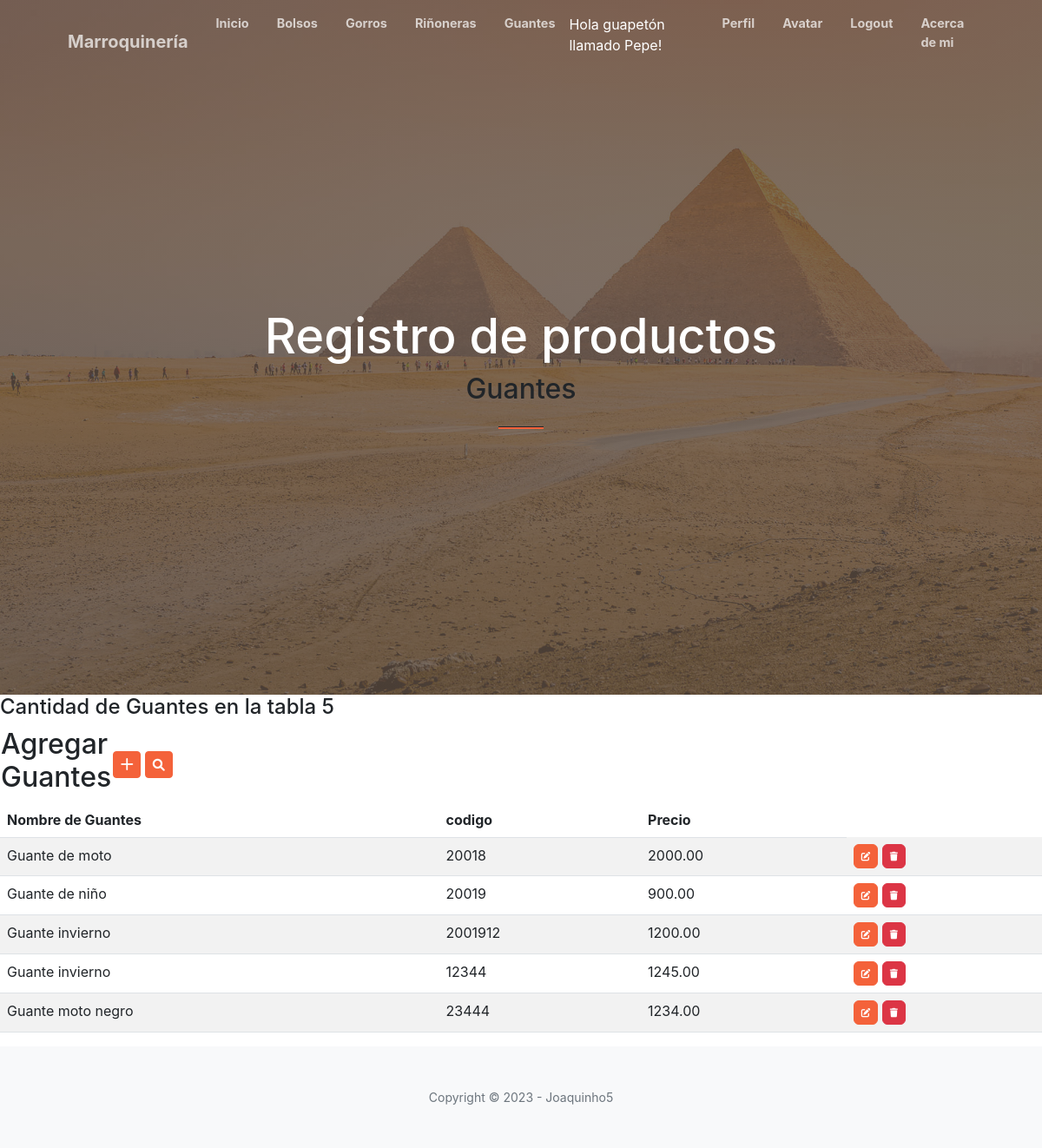
The app's page /guantes/ (signed in) with its own data.
### aplicacion/models.py (models this page shows, shortened)
class Guante(models.Model):
    nombre = models.CharField(max_length=200)
    codigo = models.CharField(max_length=200)
    precio = models.DecimalField(max_digits=10, decimal_places=2)

### aplicacion/views.py (the view)
# urls.py: path('guantes/', guante, name="guante"),
@login_required
def guante(request):
    contexto = {'Guantes': Guante.objects.all()}
    return render(request, "aplicacion/guante.html", contexto)

### aplicacion/templates/aplicacion/guante.html (shortened to what this page needs)
{% extends 'aplicacion/base.html' %}
{% load static %}
{% block titulo %}
    Guantes
{% endblock titulo %}
{% block contenido %}
<h4>Cantidad de Guantes en la tabla {{ Guantes|length }}</h4>
<table>
    <tr>
        <td width="120"><h2>Agregar Guantes</h2></td>
        <td>
            <a href="{% url 'createGuante' %}" class="btn btn-primary btn-sm">
                <i class="bi bi-plus-lg" title="New Record"></i>
            </a>
            <a href="{% url 'buscar_guante' %}" class="btn btn-primary btn-sm">
                <i class="fa-solid fa-magnifying-glass"></i>
            </a>
        </td>
    </tr>
</table>
<table class="table table-striped">
    <thead>
        <tr>
            <th>Nombre de Guantes</th>
            <th>codigo</th>
            <th>Precio</th>
        </tr>
    </thead>
    <tbody>
{% for g in Guantes %}
        <tr>
            <td>{{ g.nombre }}</td>
            <td>{{ g.codigo }}</td>
            <td>{{ g.precio }}</td>
            <td>
                <a href="{% url 'updateGuante' g.id %}" class="btn btn-primary" style="--bs-btn-padding-y: .25rem; --bs-btn-padding-x: .5rem; --bs-btn-font-size: .75rem;">
                </a>
                <a href="{% url 'deleteGuante' g.id %}" class="btn btn-danger" style="--bs-btn-padding-y: .25rem; --bs-btn-padding-x: .5rem; --bs-btn-font-size: .75rem;">
                </a>
            </td>
        </tr>
{% endfor %}
    </tbody>
</table>
{% endblock contenido %}

### aplicacion/templates/aplicacion/base.html (shortened to what this page needs)
<!DOCTYPE html>
<html lang="en">
    <head>
        {% load static %}
        <link href="https://cdn.jsdelivr.net/npm/bootstrap-icons@1.5.0/font/bootstrap-icons.css" rel="stylesheet" />
        <link href="https://cdnjs.cloudflare.com/ajax/libs/font-awesome/5.15.4/css/all.min.css" rel="stylesheet" />
        <link rel="stylesheet" href="https://cdnjs.cloudflare.com/ajax/libs/font-awesome/6.0.0-beta3/css/all.min.css">
        <link href="https://cdnjs.cloudflare.com/ajax/libs/SimpleLightbox/2.1.0/simpleLightbox.min.css" rel="stylesheet" />
        <link href="{% static 'aplicacion/css/styles.css' %}" rel="stylesheet" />
    </head>
    <body id="page-top">
        <nav class="navbar navbar-expand-lg navbar-light fixed-top py-3" id="mainNav">
            <div class="container px-4 px-lg-5">
                <a class="navbar-brand" href="#page-top">Marroquinería</a>
                <div class="collapse navbar-collapse" id="navbarResponsive">
                    <ul class="navbar-nav ms-auto my-2 my-lg-0">
                        <li class="nav-item"><a class="nav-link" href="{% url 'base' %}">Inicio</a></li>
                        {% if user.is_authenticated %}
                        <li class="nav-item"><a class="nav-link" href="{% url 'bolso' %}">Bolsos</a></li>
                        <li class="nav-item"><a class="nav-link" href="{% url 'gorro' %}">Gorros</a></li>
                        <li class="nav-item"><a class="nav-link" href="{% url 'rinionera' %}">Riñoneras</a></li>
                        <li class="nav-item"><a class="nav-link" href="{% url 'guante' %}">Guantes</a></li>
                        <p style="color:white">Hola guapetón llamado {{user.username}}!</p>
                        <li class="nav-item"><a class="nav-link" href="{% url 'editar_perfil' %}">Perfil</a>
                        <li class="nav-item"><a class="nav-link" href="{% url 'agregar_avatar' %}">Avatar</a>
                        <li class="nav-item"><a class="nav-link" href="{% url 'logout' %}">Logout</a>
                        {% else %}
                        <li class="nav-item"><a class="nav-link" href="{% url 'registro' %}">Registro</a>
                        <li class="nav-item"><a class="nav-link" href="{% url 'login' %}">Login</a>
                        {% endif %}
                        <li class="nav-item"><a class="nav-link" href="{% url 'about' %}">Acerca de mi</a>
                    </ul>
                </div>
            </div>
        </nav>
        <header class="masthead">
            <div class="container px-4 px-lg-5 h-100">
                <div class="row gx-4 gx-lg-5 h-100 align-items-center justify-content-center text-center">
                    <div class="col-lg-8 align-self-end">
                        <h1 class="text-white font-weight-bold">Registro de productos</h1>
                        <h2>
                            {% block titulo %}
                            {% endblock titulo %}
                        </h2>
                        <hr class="divider" />
                    </div>
                </div>
            </div>
        </header>
        {% block contenido %}
        {% endblock contenido %}
        <footer class="bg-light py-5">
            <div class="container px-4 px-lg-5"><div class="small text-center text-muted">Copyright &copy; 2023 - Joaquinho5</div></div>
        </footer>
    </body>
</html>

### records on screen
Guante: nombre "Guante de moto", codigo "20018", precio "2000.00"
Guante: nombre "Guante de niño", codigo "20019", precio "900.00"
Guante: nombre "Guante invierno", codigo "2001912", precio "1200.00"
Guante: nombre "Guante invierno", codigo "12344", precio "1245.00"
Guante: nombre "Guante moto negro", codigo "23444", precio "1234.00"

### other values on screen
{{ user.username }} "Pepe"
{{ Guantes|length }} "5"
